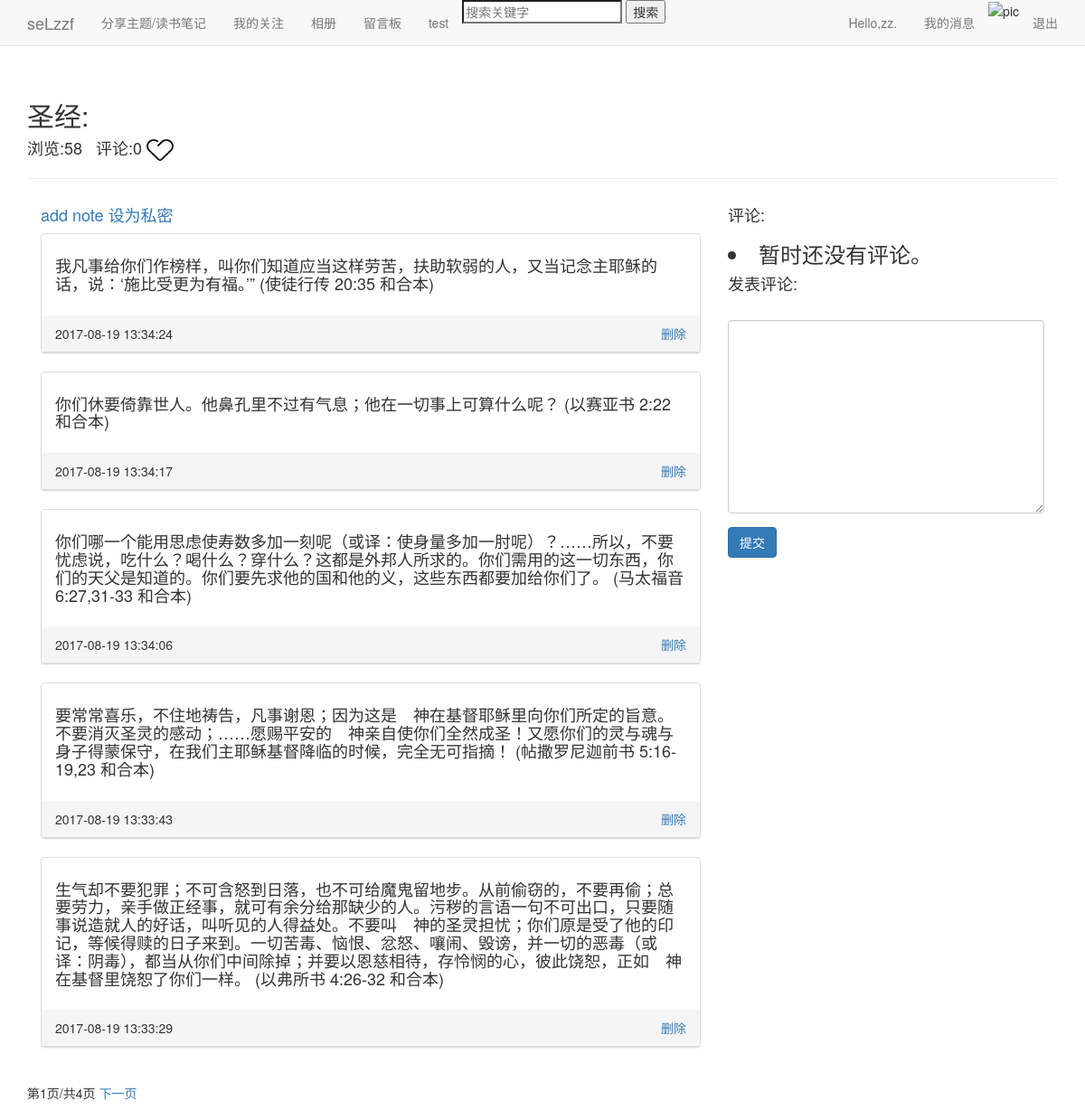
/themes/1/3/ (signed in), run on the app's committed database.
### blogs/models.py (models this page shows, shortened)
class Theme(models.Model):
	owner=models.ForeignKey(User)
	title=models.CharField('标题',max_length=15)
	date_added=models.DateTimeField(auto_now_add=True)
	设为私密=models.BooleanField(default=False)
	views=models.PositiveIntegerField(default=0)
	def increase_views(self):
		self.views+=1
		self.save(update_fields=['views'])

class Note(models.Model):
	title=models.ForeignKey(Theme)#"Note.title" must be a "Theme" instance.
	text=models.TextField('你想说的话...')
	date_added=models.DateTimeField(auto_now_add=True)

### blogs/views.py (the view)
# urls.py: url(r'^themes/(?P<user_id>\d+)/(?P<theme_id>\d+)/$',views.theme,name='theme'),
@login_required
def theme(request,user_id,theme_id):
	request_user,request_userinfo=get_request_user(request)
	try:
		page_user,page_userinfo=get_page_user(request,user_id)
	except:
		return HttpResponse('手动404。')
	try:
		theme=Theme.objects.get(id=theme_id)
		theme.increase_views()
	except:
		return HttpResponse('手动404。')
	if theme.设为私密==True:
		if theme.owner!=request_user:
			return Http404
	notes=Note.objects.filter(title=theme).order_by('-date_added')
	comment_form=CommentForm()
	comments=theme.comment_set.order_by('date_added')
	notes_pages=Paginator(notes,5)
	page_num_notes=request.GET.get('page_n')
	try:
		notes_page=notes_pages.page(page_num_notes)
	except PageNotAnInteger:
		notes_page=notes_pages.page(1)
	except EmptyPage:
		notes_page=notes_pages.page(notes_pages.num_pages)
	comments_pages=Paginator(comments,5)
	page_num_comments=request.GET.get('page_c')
	context={'theme':theme,'page_user':page_user,'request_user':request_user,'comments':comments,'notes_page':notes_page,'notes_pages':notes_pages,'comment_form':comment_form}
	return render(request,'blogs/theme.html',context)

### comments/forms.py
class CommentForm(forms.ModelForm):
	class Meta:
		model=Comment
		fields=['message']
		lables={}

### blogs/views.py (called while the page is built)
def get_request_user(request):
	user=request.user
	userinfo=Userinfo.objects.get(user=user)
	return user,userinfo

def get_page_user(request,user_id):
	user=User.objects.get(id=user_id)
	userinfo=Userinfo.objects.get(user=user)
	return user,userinfo

### blogs/templates/blogs/theme.html (shortened to what this page needs)
{% extends "blogs/base.html" %}
{% load bootstrap3 %}
{% load static %}
{% block header %}
  <h2>{{ theme.title }}:</h2>
  <h4>浏览:{{theme.views}} &nbsp 评论:{{comments.count}}
	<img id='praise' src="{% static 'images/praise1.png' %}"></a>
  </h4>
{% endblock header %}
{% block content %}
<div class="col-md-8">
  <p><h4>
    {% if page_user == request_user %}
      <a href="{% url 'blogs:new_note' theme.id %}">add note</a>
      {% if theme.设为私密 %}
        <a href="{% url 'blogs:privacy' theme.id %}">设为公开</a>
      {% else %}
        <a href="{% url 'blogs:privacy' theme.id %}">设为私密</a>
      {% endif %}
    {% endif %}
  </h4></p>
{% for note in notes_page %}
  <div class='panel panel-default'>
    <div class='panel-body'>
	  <h4>{{ note.text|linebreaks }}</h4>
    </div>
    <div class='panel-heading'>
        {{note.date_added|date:'Y-m-d H:i:s'}} &nbsp
	  {% if page_user == request_user %}
	    <a style="float:right;" href="{% url 'blogs:delete_note' theme.id note.id %}">删除</a>
	  {% endif %}
    </div>
  </div>
{% empty %}
  <h3><li>there have no note in here.let's add your first note!</li></h3>
{% endfor %}
</div>
<div class="col-md-4">
  <h4>评论:</h4>
  {% for comment in comments %}
  <div class='panel panel-default'>
    <div class='panel-body'>
	      <h4>
      {{ comment.message|linebreaks }}
	   </hr>
	      <h4>
    </div>
    <div class='panel-heading'>
	  <a href="">——{{comment.publisher}}</a>
      <div style="float:right;">{{comment.date_added|date:'Y-m-d H:i:s'}}
	  &nbsp&nbsp&nbsp&nbsp&nbsp&nbsp&nbsp
	  {% if page_user == request_user %}
	    <a href="">删除</a>
	  {% endif %}
      </div>
    </div>
  </div>
  {% empty %}
  <h3><li>暂时还没有评论。</li></h3>
  {% endfor %}
  <div>
  <h4>发表评论:</h4>
  <form method='POST' action="{% url 'comments:handle_comment' theme.id %}">
    {% bootstrap_form comment_form %}
    {% buttons %}
	<button name='submit' class='btn btn-primary'>提交</button>
	{% endbuttons %}
  </form>
  </div>
</div>
<div class='pagination col-md-12'>
  <span class='current'>第{{ notes_page.number }}页/共{{ notes_pages.num_pages }}页</span>
  {% if notes_page.has_next %}
    <a href="?page_n={{ notes_page.next_page_number }}">下一页</a>
  {% endif %}
</div>
{% endblock content %}

### blogs/templates/blogs/base.html (shortened to what this page needs)
{% load bootstrap3 %}
{% load static %}
<!DOCTYPE html>
<html lang='en'>
<head>
  {% bootstrap_css %}
</head>
<body>
  <nav class='navbar navbar-default navbar-static-top'>
    <div class='container'>
	  <div class='navbar-header'>
	    <a class='navbar-brand' href="{% url 'blogs:index' %}">seLzzf</a>
	  </div>
	  <div id='navbar' class='navbar-collapse collapse'>
	    <ul class='nav navbar-nav'>
		  <li><a href="{% url 'blogs:themes' page_user.id %}">分享主题/读书笔记</a></li>
		  {% if user == page_user %}
		  <li><a href="{% url 'action:action' user.id %}">我的关注</a></li>
		  {% endif %}
		  <li><a href="">相册</a></li>
		  <li><a href="{% url 'message:message' page_user.id %}">留言板</a></li>
		  <li><a href="{% url 'blogs:test' %}">test</a></li>
		  <li class='search'>
		    <form method='post' action="{% url 'blogs:search' %}">
		    <input name='search' type='search' placeholder='搜索关键字'>
		    <input type='submit' value='搜索'>
		    </form>
		  </li>
		</ul>
		<ul class='nav navbar-nav navbar-right'>
		  {% if user.is_authenticated %}
			<li><a href="{% url 'users:userinfo' user.id %}">Hello,{{ user.username }}.</a></li>
			<li><a href="{% url 'users:userinfo' user.id %}">我的消息</a></li>
			<li><img src="{{ request_userinfo.pic.url }}" alt='pic' height="40" width="40"/></li>
			<li><a href="{% url 'users:logout' %}">退出</a></li>
		  {% endif %}
		</ul>
	  </div>
	</div>
  </nav>
  <div class='container'>
    <div class='page-header'>
      {% block header %}{% endblock header %}
    </div>
    <div>
      {% block content %}{% endblock content %}
	</div>
  </div>
</body>
</html>

### data on the page
Theme: title "圣经", views "58"
Note: text "我凡事给你们作榜样，叫你们知道应当这样劳苦，扶助软弱的人，又当记念主耶稣的话，说：‘施比受更为有福。’” (使徒行传 20:35 和合本)", date_added "2017-08-19 13:34:24"
Note: text "你们休要倚靠世人。他鼻孔里不过有气息；他在一切事上可算什么呢？ (以赛亚书 2:22 和合本)", date_added "2017-08-19 13:34:17"
Note: text "你们哪一个能用思虑使寿数多加一刻呢（或译：使身量多加一肘呢）？……所以，不要忧虑说，吃什么？喝什么？穿什么？这都是外邦人所求的。你们需用的这一切东西，你们的天父是知道的。你们要先求他的国和他的义，这些东西都要加给你们了。 (马太福音 6:27,31-33 和合本)", date_added "2017-08-19 13:34:06"
Note: text "要常常喜乐，不住地祷告，凡事谢恩；因为这是 神在基督耶稣里向你们所定的旨意。不要消灭圣灵的感动；……愿赐平安的 神亲自使你们全然成圣！又愿你们的灵与魂与身子得蒙保守，在我们主耶稣基督降临的时候，完全无可指摘！ (帖撒罗尼迦前书 5:16-19,23 和合本)", date_added "2017-08-19 13:33:43"
Note: text "生气却不要犯罪；不可含怒到日落，也不可给魔鬼留地步。从前偷窃的，不要再偷；总要劳力，亲手做正经事，就可有余分给那缺少的人。污秽的言语一句不可出口，只要随事说造就人的好话，叫听见的人得益处。不要叫 神的圣灵担忧；你们原是受了他的印记，等候得赎的日子来到。一切苦毒、恼恨、忿怒、嚷闹、毁谤，并一切的恶毒（或译：阴毒），都当从你们中间除掉；并要以恩慈相待，存怜悯的心，彼此饶恕，正如 神在基督里饶恕了你们一样。 (以弗所书 4:26-32 和合本)", date_added "2017-08-19 13:33:29"

### other printed values
{{ user.username }} "zz"
{{ comments.count }} "0"
{{ notes_page.number }} "1"
{{ notes_pages.num_pages }} "4"
